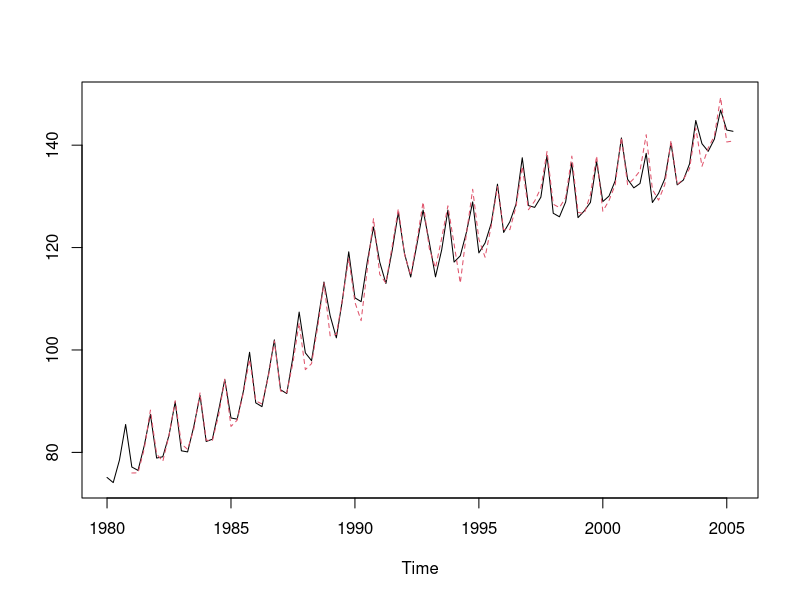

The R script that drew this image:
SNA <- read.csv("../data/GDPO1980TABLE.csv", skip=2, header=TRUE)
GDP <- ts(SNA$GDP, start=c(1980,1), frequency=4)

(GDP.HW1 <- HoltWinters(GDP,seasonal="mult"))
(GDP.HW1$fitted)

FITTED1 <- GDP.HW1$fitted[,1]
ts.plot(GDP,FITTED1,type="l",lty=c(1:2),col=c(1:2))
